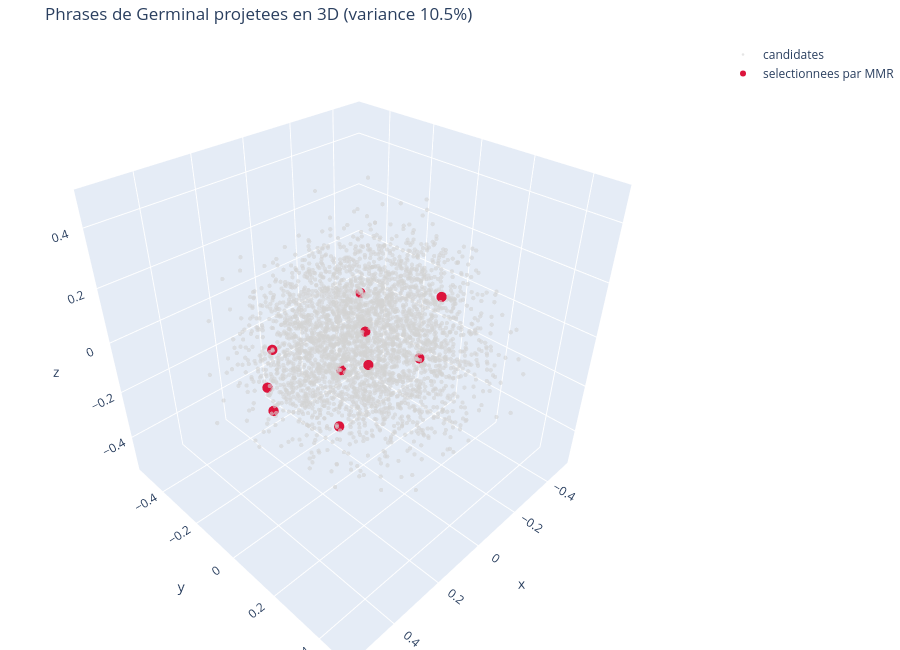

This figure's notebook cell:
### Markdown cell above
## 7. Visualisation 3D autonome (HTML)

La PCA 2D ne capture qu'une fraction de la variance. On exporte une projection
3D interactive pour pouvoir tourner autour du nuage.

### Code cell
import plotly.graph_objects as go

pca3 = PCA(n_components=3, random_state=42)
phrases_3d = pca3.fit_transform(embeddings)

est_selectionnee = np.zeros(len(phrases), dtype=bool)
est_selectionnee[indices_sel] = True

survol = [p["texte"][:160] for p in phrases]

fig3d = go.Figure()
fig3d.add_trace(go.Scatter3d(
    x=phrases_3d[~est_selectionnee, 0],
    y=phrases_3d[~est_selectionnee, 1],
    z=phrases_3d[~est_selectionnee, 2],
    mode="markers", name="candidates",
    marker=dict(size=2.5, color="lightgrey", opacity=0.6),
    text=[t for t, s in zip(survol, est_selectionnee) if not s],
    hoverinfo="text",
))
fig3d.add_trace(go.Scatter3d(
    x=phrases_3d[est_selectionnee, 0],
    y=phrases_3d[est_selectionnee, 1],
    z=phrases_3d[est_selectionnee, 2],
    mode="markers", name="selectionnees par MMR",
    marker=dict(size=6, color="crimson"),
    text=[t for t, s in zip(survol, est_selectionnee) if s],
    hoverinfo="text",
))
fig3d.update_layout(
    title=f"Phrases de {livre['livre']} projetees en 3D "
          f"(variance {pca3.explained_variance_ratio_.sum():.1%})",
    height=650, margin=dict(l=0, r=0, t=40, b=0),
)
fig3d.write_html(CFG["figures_dir"] / "mmr_phrases_3d.html")
print(f"exporte : {CFG['figures_dir'] / 'mmr_phrases_3d.html'}")
fig3d.show()

### Figure 1 — Plotly figure (JSON) as saved in the notebook; plotly's stock layout.template omitted (floating-point values rounded to 4 significant figures; data arrays with more than 128 entries replaced by an {"elided": "..."} marker saying what was removed)
{"data": [{"hoverinfo": "text", "marker": {"color": "lightgrey", "opacity": 0.6, "size": 2.5}, "mode": "markers", "name": "candidates", "text": {"elided": "3587 str values"}, "type": "scatter3d", "x": {"elided": "3587 float values"}, "y": {"elided": "3587 float values"}, "z": {"elided": "3587 float values"}}, {"hoverinfo": "text", "marker": {"color": "crimson", "size": 6}, "mode": "markers", "name": "selectionnees par MMR", "text": ["tandis que, derrière, le briquet faisait à chacun une bosse. Vêtus de toile mince, ils grelottaient de froid, sans se hâter davantage, débandés le long de la ro", "Puis, les jeunes gens servis, il se planta sur la porte pour les regarder s'éloigner dans le crépuscule; et, comme sa femme venait d'une voix timide lui demande", "Parfois quand la flamme des lampes pâlissait et bleuissait davantage, on songeait à lui, un mineur mettait la tête contre la veine, pour écouter le petit bruit ", "c'était naturel, on a une fille pour qu'elle travaille... Mais voilà, nous avons été trop bons, nous n'aurions pas dû lui permettre de se distraire avec un homm", "Dès lors, traité en enfant de la maison, il y eut même sa chambre, y mangea, y vécut, ce qui lui permettait d'envoyer à sa mère la moitié de ses appointements d", "de rester jusqu'au bout avec les amis, quitte à crever tous ensemble. Désespéré, Étienne rentra dans la foule, prêt à mourir. Sur la route, trois enfants lançai", "Et les femmes surtout l'effrayaient, la Levaque, la Mouquette et les autres, agitées d'une fureur meurtrière, les dents et les ongles dehors, aboyantes comme de", "Le peu qui restait de sa popularité s'en était allé au vent de la fusillade, il ne passait plus sans rencontrer des regards dont la flamme le suivait. Quand il ", "rien qui fasse trembler la main, le jour où il faudra prendre la vie des autres ou donner la sienne!", "Justement, à la Fourche-aux-Boeufs, il se souvint qu'il avait pris là le commandement de la bande, le matin du saccage des fosses. Aujourd'hui, le travail de br"], "type": "scatter3d", "x": [0.158, 0.2154, -0.2355, 0.3058, 0.3684, 0.08181, 0.03209, -0.1595, 0.03886, -0.1322], "y": [0.1692, -0.202, 0.1133, -0.1016, -0.0378, -0.03746, 0.0341, -0.176, -0.06881, 0.1214], "z": [0.07018, -0.03542, 0.1042, -0.1763, -0.01116, -0.3415, 0.06051, 0.02763, -0.1404, -0.08144]}], "layout": {"height": 650, "margin": {"b": 0, "l": 0, "r": 0, "t": 40}, "title": {"text": "Phrases de Germinal projetees en 3D (variance 10.5%)"}}}
